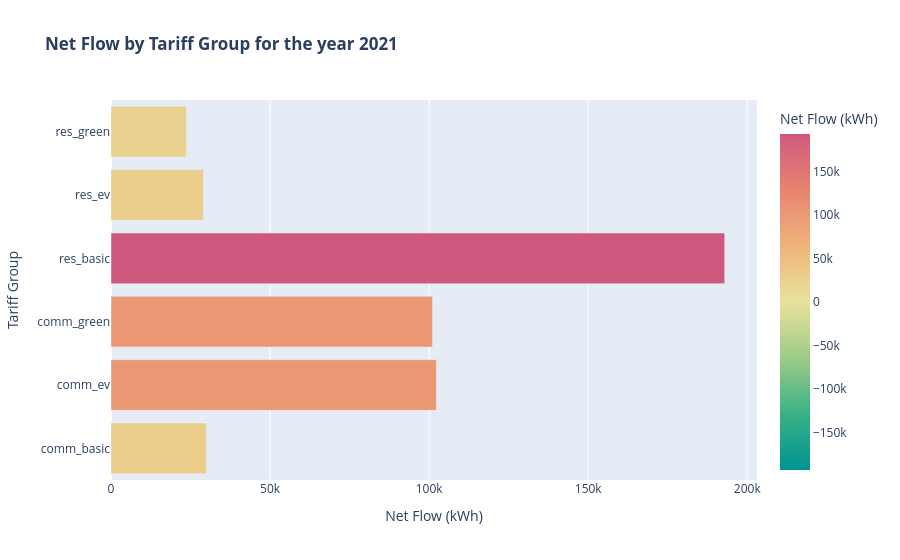

Notebook cell for this chart:
### Code cell
fig = px.bar(df_tariff, x="net_kWh",  y="tariff_id", orientation="h", color="net_kWh",
             color_continuous_scale=px.colors.diverging.Temps, color_continuous_midpoint=0,
             title="<b>Net Flow by Tariff Group for the year {}<b>".format(year),
             labels={'tariff_id':'Tariff Group', 
                         'net_kWh': 'Net Flow (kWh)'})
fig.show()

### Figure 1 — Plotly figure (JSON) as saved in the notebook; plotly's stock layout.template omitted (floating-point values rounded to 4 significant figures)
{"data": [{"alignmentgroup": "True", "hovertemplate": "Net Flow (kWh)=%{marker.color}<br>Tariff Group=%{y}<extra></extra>", "legendgroup": "", "marker": {"color": [29970.0, 102300.0, 101000.0, 192900.0, 29010.0, 23690.0], "coloraxis": "coloraxis", "pattern": {"shape": ""}}, "name": "", "offsetgroup": "", "orientation": "h", "showlegend": false, "textposition": "auto", "type": "bar", "x": [29970.0, 102300.0, 101000.0, 192900.0, 29010.0, 23690.0], "xaxis": "x", "y": ["comm_basic", "comm_ev", "comm_green", "res_basic", "res_ev", "res_green"], "yaxis": "y"}], "layout": {"barmode": "relative", "coloraxis": {"cmid": 0, "colorbar": {"title": {"text": "Net Flow (kWh)"}}, "colorscale": [[0, "rgb(0, 147, 146)"], [0.1667, "rgb(57, 177, 133)"], [0.3333, "rgb(156, 203, 134)"], [0.5, "rgb(233, 226, 156)"], [0.6667, "rgb(238, 180, 121)"], [0.8333, "rgb(232, 132, 113)"], [1, "rgb(207, 89, 126)"]]}, "legend": {"tracegroupgap": 0}, "title": {"text": "<b>Net Flow by Tariff Group for the year 2021<b>"}, "xaxis": {"anchor": "y", "domain": [0, 1], "title": {"text": "Net Flow (kWh)"}}, "yaxis": {"anchor": "x", "domain": [0, 1], "title": {"text": "Tariff Group"}}}}
